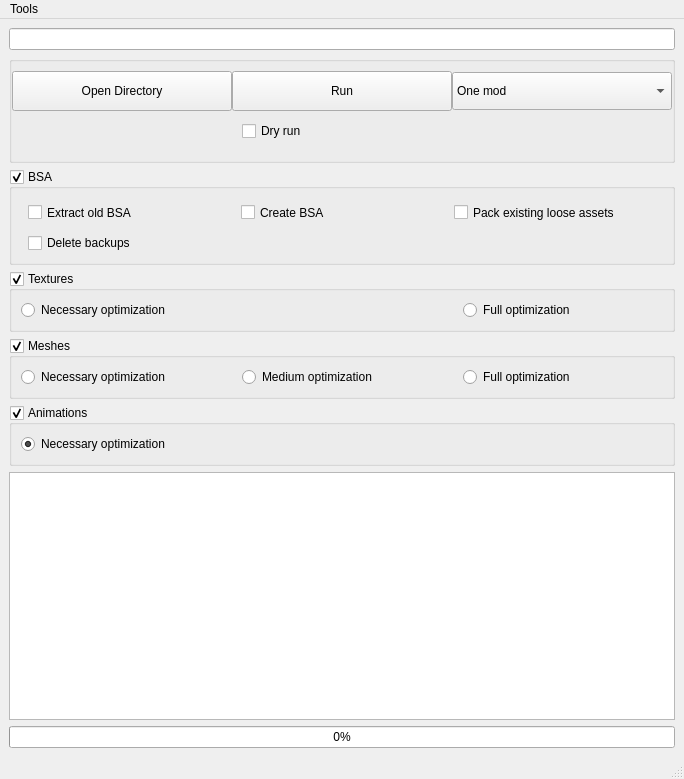
<?xml version="1.0" encoding="UTF-8"?>
<ui version="4.0">
 <class>MainWindow</class>
 <widget class="QMainWindow" name="MainWindow">
  <property name="geometry">
   <rect>
    <x>0</x>
    <y>0</y>
    <width>684</width>
    <height>779</height>
   </rect>
  </property>
  <property name="sizePolicy">
   <sizepolicy hsizetype="Expanding" vsizetype="Expanding">
    <horstretch>0</horstretch>
    <verstretch>0</verstretch>
   </sizepolicy>
  </property>
  <property name="cursor">
   <cursorShape>ArrowCursor</cursorShape>
  </property>
  <property name="windowTitle">
   <string>Cathedral Assets Optimizer 5.0</string>
  </property>
  <property name="whatsThis">
   <string>Will write which files would be affected, without actually processing them</string>
  </property>
  <widget class="QWidget" name="centralwidget">
   <layout class="QVBoxLayout" name="verticalLayout">
    <item>
     <widget class="QLineEdit" name="userPathTextEdit">
      <property name="sizePolicy">
       <sizepolicy hsizetype="Minimum" vsizetype="Fixed">
        <horstretch>0</horstretch>
        <verstretch>0</verstretch>
       </sizepolicy>
      </property>
     </widget>
    </item>
    <item>
     <widget class="QGroupBox" name="mainGroupBox">
      <property name="sizePolicy">
       <sizepolicy hsizetype="Preferred" vsizetype="Fixed">
        <horstretch>0</horstretch>
        <verstretch>0</verstretch>
       </sizepolicy>
      </property>
      <property name="maximumSize">
       <size>
        <width>16777215</width>
        <height>16777215</height>
       </size>
      </property>
      <property name="title">
       <string/>
      </property>
      <property name="flat">
       <bool>false</bool>
      </property>
      <layout class="QGridLayout" name="gridLayout_3">
       <property name="leftMargin">
        <number>0</number>
       </property>
       <property name="topMargin">
        <number>9</number>
       </property>
       <property name="rightMargin">
        <number>0</number>
       </property>
       <property name="spacing">
        <number>0</number>
       </property>
       <item row="0" column="1" alignment="Qt::AlignHCenter">
        <widget class="QPushButton" name="processButton">
         <property name="sizePolicy">
          <sizepolicy hsizetype="Fixed" vsizetype="Fixed">
           <horstretch>0</horstretch>
           <verstretch>0</verstretch>
          </sizepolicy>
         </property>
         <property name="minimumSize">
          <size>
           <width>220</width>
           <height>40</height>
          </size>
         </property>
         <property name="maximumSize">
          <size>
           <width>230</width>
           <height>16777215</height>
          </size>
         </property>
         <property name="text">
          <string>Run</string>
         </property>
        </widget>
       </item>
       <item row="0" column="2" alignment="Qt::AlignHCenter">
        <widget class="QComboBox" name="modeChooserComboBox">
         <property name="sizePolicy">
          <sizepolicy hsizetype="Fixed" vsizetype="Fixed">
           <horstretch>0</horstretch>
           <verstretch>0</verstretch>
          </sizepolicy>
         </property>
         <property name="minimumSize">
          <size>
           <width>220</width>
           <height>38</height>
          </size>
         </property>
         <property name="maximumSize">
          <size>
           <width>230</width>
           <height>16777215</height>
          </size>
         </property>
         <item>
          <property name="text">
           <string>One mod</string>
          </property>
         </item>
         <item>
          <property name="text">
           <string>Several mods (MO)</string>
          </property>
         </item>
        </widget>
       </item>
       <item row="1" column="1" alignment="Qt::AlignHCenter|Qt::AlignVCenter">
        <widget class="QCheckBox" name="dryRunCheckBox">
         <property name="sizePolicy">
          <sizepolicy hsizetype="Expanding" vsizetype="Fixed">
           <horstretch>0</horstretch>
           <verstretch>0</verstretch>
          </sizepolicy>
         </property>
         <property name="minimumSize">
          <size>
           <width>200</width>
           <height>40</height>
          </size>
         </property>
         <property name="maximumSize">
          <size>
           <width>200</width>
           <height>16777215</height>
          </size>
         </property>
         <property name="sizeIncrement">
          <size>
           <width>100</width>
           <height>0</height>
          </size>
         </property>
         <property name="baseSize">
          <size>
           <width>140</width>
           <height>40</height>
          </size>
         </property>
         <property name="cursor">
          <cursorShape>WhatsThisCursor</cursorShape>
         </property>
         <property name="toolTip">
          <string>&lt;html&gt;&lt;head/&gt;&lt;body&gt;&lt;p&gt;Will list all files that would be modified, without actually processing them.&lt;/p&gt;&lt;/body&gt;&lt;/html&gt;</string>
         </property>
         <property name="autoFillBackground">
          <bool>false</bool>
         </property>
         <property name="text">
          <string>Dry run</string>
         </property>
        </widget>
       </item>
       <item row="0" column="0" alignment="Qt::AlignHCenter">
        <widget class="QPushButton" name="userPathButton">
         <property name="sizePolicy">
          <sizepolicy hsizetype="Fixed" vsizetype="Fixed">
           <horstretch>0</horstretch>
           <verstretch>0</verstretch>
          </sizepolicy>
         </property>
         <property name="minimumSize">
          <size>
           <width>220</width>
           <height>40</height>
          </size>
         </property>
         <property name="maximumSize">
          <size>
           <width>230</width>
           <height>16777215</height>
          </size>
         </property>
         <property name="text">
          <string>Open Directory</string>
         </property>
        </widget>
       </item>
      </layout>
     </widget>
    </item>
    <item>
     <widget class="QGroupBox" name="BsaGroupBox">
      <property name="sizePolicy">
       <sizepolicy hsizetype="Expanding" vsizetype="Fixed">
        <horstretch>0</horstretch>
        <verstretch>0</verstretch>
       </sizepolicy>
      </property>
      <property name="title">
       <string>BSA</string>
      </property>
      <property name="flat">
       <bool>true</bool>
      </property>
      <property name="checkable">
       <bool>true</bool>
      </property>
      <layout class="QGridLayout" name="gridLayout">
       <item row="0" column="2">
        <widget class="QCheckBox" name="recreatetBsaCheckbox">
         <property name="sizePolicy">
          <sizepolicy hsizetype="Fixed" vsizetype="Expanding">
           <horstretch>0</horstretch>
           <verstretch>0</verstretch>
          </sizepolicy>
         </property>
         <property name="minimumSize">
          <size>
           <width>200</width>
           <height>29</height>
          </size>
         </property>
         <property name="cursor">
          <cursorShape>WhatsThisCursor</cursorShape>
         </property>
         <property name="toolTip">
          <string>&lt;html&gt;&lt;head/&gt;&lt;body&gt;&lt;p&gt;&lt;span style=&quot; font-family:'Courier New';&quot;&gt;Creates a new BSA after processing the previously extracted assets. &lt;/span&gt;&lt;span style=&quot; font-weight:600;&quot;&gt;Warning&lt;/span&gt;. If you enable this option, the process will be considerably slowed down.&lt;/p&gt;&lt;/body&gt;&lt;/html&gt;</string>
         </property>
         <property name="text">
          <string>Create BSA</string>
         </property>
        </widget>
       </item>
       <item row="0" column="1">
        <widget class="QCheckBox" name="extractBsaCheckbox">
         <property name="sizePolicy">
          <sizepolicy hsizetype="Fixed" vsizetype="Expanding">
           <horstretch>0</horstretch>
           <verstretch>0</verstretch>
          </sizepolicy>
         </property>
         <property name="minimumSize">
          <size>
           <width>200</width>
           <height>29</height>
          </size>
         </property>
         <property name="cursor">
          <cursorShape>WhatsThisCursor</cursorShape>
         </property>
         <property name="toolTip">
          <string>&lt;html&gt;&lt;head/&gt;&lt;body&gt;&lt;p&gt;Extracts any BSAs present in the mod folder. &lt;span style=&quot; font-weight:600;&quot;&gt;Warning&lt;/span&gt;. If you enable this option, the process will be considerably slowed down.&lt;/p&gt;&lt;/body&gt;&lt;/html&gt;</string>
         </property>
         <property name="text">
          <string>Extract old BSA</string>
         </property>
        </widget>
       </item>
       <item row="0" column="3">
        <widget class="QCheckBox" name="packExistingAssetsCheckbox">
         <property name="sizePolicy">
          <sizepolicy hsizetype="Fixed" vsizetype="Expanding">
           <horstretch>0</horstretch>
           <verstretch>0</verstretch>
          </sizepolicy>
         </property>
         <property name="minimumSize">
          <size>
           <width>200</width>
           <height>29</height>
          </size>
         </property>
         <property name="cursor">
          <cursorShape>WhatsThisCursor</cursorShape>
         </property>
         <property name="toolTip">
          <string>&lt;html&gt;&lt;head/&gt;&lt;body&gt;&lt;p&gt;By default, loose assets aren't packed. This option put them into BSA.&lt;/p&gt;&lt;/body&gt;&lt;/html&gt;</string>
         </property>
         <property name="text">
          <string>Pack existing loose assets</string>
         </property>
        </widget>
       </item>
       <item row="1" column="1">
        <widget class="QCheckBox" name="bsaDeleteBackupsCheckbox">
         <property name="cursor">
          <cursorShape>WhatsThisCursor</cursorShape>
         </property>
         <property name="toolTip">
          <string>&lt;html&gt;&lt;head/&gt;&lt;body&gt;&lt;p&gt;By default, a backup of existing bsa is created. Enabling this option will disable those backups.&lt;/p&gt;&lt;/body&gt;&lt;/html&gt;</string>
         </property>
         <property name="text">
          <string>Delete backups </string>
         </property>
        </widget>
       </item>
      </layout>
     </widget>
    </item>
    <item>
     <widget class="QGroupBox" name="texturesGroupBox">
      <property name="sizePolicy">
       <sizepolicy hsizetype="Expanding" vsizetype="Fixed">
        <horstretch>0</horstretch>
        <verstretch>0</verstretch>
       </sizepolicy>
      </property>
      <property name="title">
       <string>Textures</string>
      </property>
      <property name="flat">
       <bool>true</bool>
      </property>
      <property name="checkable">
       <bool>true</bool>
      </property>
      <layout class="QHBoxLayout" name="horizontalLayout_2">
       <item alignment="Qt::AlignLeft">
        <widget class="QRadioButton" name="TexturesNecessaryOptimizationRadioButton">
         <property name="sizePolicy">
          <sizepolicy hsizetype="Fixed" vsizetype="Fixed">
           <horstretch>0</horstretch>
           <verstretch>0</verstretch>
          </sizepolicy>
         </property>
         <property name="minimumSize">
          <size>
           <width>200</width>
           <height>0</height>
          </size>
         </property>
         <property name="cursor">
          <cursorShape>WhatsThisCursor</cursorShape>
         </property>
         <property name="toolTip">
          <string>&lt;html&gt;&lt;head/&gt;&lt;body&gt;&lt;p&gt;Converts any TGA files into DDS, as SSE cannot read these. Attempts to convert and fix any textures that would crash the game, as some older formats are incompatible with SSE.&lt;/p&gt;&lt;p&gt;&lt;br/&gt;&lt;/p&gt;&lt;/body&gt;&lt;/html&gt;</string>
         </property>
         <property name="text">
          <string>Necessary optimization</string>
         </property>
        </widget>
       </item>
       <item alignment="Qt::AlignRight">
        <widget class="QRadioButton" name="TexturesFullOptimizationRadioButton">
         <property name="sizePolicy">
          <sizepolicy hsizetype="Fixed" vsizetype="Fixed">
           <horstretch>0</horstretch>
           <verstretch>0</verstretch>
          </sizepolicy>
         </property>
         <property name="minimumSize">
          <size>
           <width>200</width>
           <height>0</height>
          </size>
         </property>
         <property name="cursor">
          <cursorShape>WhatsThisCursor</cursorShape>
         </property>
         <property name="toolTip">
          <string>&lt;html&gt;&lt;head/&gt;&lt;body&gt;&lt;p&gt;BC7 is the most efficient compression SSE supports, reducing VRAM usage without observable quality loss. Will also convert uncompressed textures to BC7.&lt;/p&gt;&lt;/body&gt;&lt;/html&gt;</string>
         </property>
         <property name="text">
          <string>Full optimization</string>
         </property>
        </widget>
       </item>
      </layout>
     </widget>
    </item>
    <item>
     <widget class="QGroupBox" name="meshesGroupBox">
      <property name="sizePolicy">
       <sizepolicy hsizetype="Expanding" vsizetype="Fixed">
        <horstretch>0</horstretch>
        <verstretch>0</verstretch>
       </sizepolicy>
      </property>
      <property name="title">
       <string>Meshes</string>
      </property>
      <property name="flat">
       <bool>true</bool>
      </property>
      <property name="checkable">
       <bool>true</bool>
      </property>
      <layout class="QHBoxLayout" name="horizontalLayout_3">
       <item alignment="Qt::AlignLeft">
        <widget class="QRadioButton" name="MeshesNecessaryOptimizationRadioButton">
         <property name="sizePolicy">
          <sizepolicy hsizetype="Fixed" vsizetype="Fixed">
           <horstretch>0</horstretch>
           <verstretch>0</verstretch>
          </sizepolicy>
         </property>
         <property name="minimumSize">
          <size>
           <width>200</width>
           <height>0</height>
          </size>
         </property>
         <property name="cursor">
          <cursorShape>WhatsThisCursor</cursorShape>
         </property>
         <property name="toolTip">
          <string>&lt;html&gt;&lt;head/&gt;&lt;body&gt;&lt;p&gt;Attempts to repair meshes which are guaranteed to crash the game. Headparts are included.&lt;/p&gt;&lt;/body&gt;&lt;/html&gt;</string>
         </property>
         <property name="text">
          <string>Necessary optimization</string>
         </property>
        </widget>
       </item>
       <item alignment="Qt::AlignHCenter">
        <widget class="QRadioButton" name="MeshesMediumOptimizationRadioButton">
         <property name="sizePolicy">
          <sizepolicy hsizetype="Fixed" vsizetype="Fixed">
           <horstretch>0</horstretch>
           <verstretch>0</verstretch>
          </sizepolicy>
         </property>
         <property name="minimumSize">
          <size>
           <width>200</width>
           <height>0</height>
          </size>
         </property>
         <property name="cursor">
          <cursorShape>WhatsThisCursor</cursorShape>
         </property>
         <property name="toolTip">
          <string>&lt;html&gt;&lt;head/&gt;&lt;body&gt;&lt;p&gt;Perform necessary optimization, and also lightly optimizes typically non-crashing meshes. This may fix some visual issues, but may also lower quality. &lt;/p&gt;&lt;/body&gt;&lt;/html&gt;</string>
         </property>
         <property name="text">
          <string>Medium optimization</string>
         </property>
        </widget>
       </item>
       <item alignment="Qt::AlignRight">
        <widget class="QRadioButton" name="MeshesFullOptimizationRadioButton">
         <property name="sizePolicy">
          <sizepolicy hsizetype="Fixed" vsizetype="Fixed">
           <horstretch>0</horstretch>
           <verstretch>0</verstretch>
          </sizepolicy>
         </property>
         <property name="minimumSize">
          <size>
           <width>200</width>
           <height>0</height>
          </size>
         </property>
         <property name="cursor">
          <cursorShape>WhatsThisCursor</cursorShape>
         </property>
         <property name="toolTip">
          <string>&lt;html&gt;&lt;head/&gt;&lt;body&gt;&lt;p&gt;Fully optimize all meshes. Only apply if standard mesh optimization ignored necessary files. May lower visual quality.&lt;/p&gt;&lt;/body&gt;&lt;/html&gt;</string>
         </property>
         <property name="text">
          <string>Full optimization</string>
         </property>
        </widget>
       </item>
      </layout>
     </widget>
    </item>
    <item>
     <widget class="QGroupBox" name="animationsGroupBox">
      <property name="enabled">
       <bool>true</bool>
      </property>
      <property name="sizePolicy">
       <sizepolicy hsizetype="Expanding" vsizetype="Fixed">
        <horstretch>0</horstretch>
        <verstretch>0</verstretch>
       </sizepolicy>
      </property>
      <property name="title">
       <string>Animations</string>
      </property>
      <property name="flat">
       <bool>true</bool>
      </property>
      <property name="checkable">
       <bool>true</bool>
      </property>
      <layout class="QHBoxLayout" name="horizontalLayout_4">
       <item>
        <widget class="QRadioButton" name="animationOptimizationRadioButton">
         <property name="sizePolicy">
          <sizepolicy hsizetype="Expanding" vsizetype="Expanding">
           <horstretch>0</horstretch>
           <verstretch>0</verstretch>
          </sizepolicy>
         </property>
         <property name="minimumSize">
          <size>
           <width>200</width>
           <height>0</height>
          </size>
         </property>
         <property name="cursor">
          <cursorShape>WhatsThisCursor</cursorShape>
         </property>
         <property name="focusPolicy">
          <enum>Qt::NoFocus</enum>
         </property>
         <property name="toolTip">
          <string>&lt;html&gt;&lt;head/&gt;&lt;body&gt;&lt;p&gt;Converts animations to SSE format. If an animation is already compatible, no change will be made.&lt;/p&gt;&lt;/body&gt;&lt;/html&gt;</string>
         </property>
         <property name="text">
          <string>Necessary optimization</string>
         </property>
         <property name="checkable">
          <bool>true</bool>
         </property>
         <property name="checked">
          <bool>true</bool>
         </property>
        </widget>
       </item>
      </layout>
     </widget>
    </item>
    <item>
     <widget class="QPlainTextEdit" name="plainTextEdit"/>
    </item>
    <item>
     <widget class="QProgressBar" name="progressBar">
      <property name="value">
       <number>0</number>
      </property>
     </widget>
    </item>
   </layout>
  </widget>
  <widget class="QStatusBar" name="statusbar"/>
  <widget class="QMenuBar" name="menuBar">
   <property name="geometry">
    <rect>
     <x>0</x>
     <y>0</y>
     <width>684</width>
     <height>20</height>
    </rect>
   </property>
   <widget class="QMenu" name="menuTools">
    <property name="title">
     <string>Tools</string>
    </property>
    <widget class="QMenu" name="menuLog_verbosity">
     <property name="title">
      <string>Log verbosity</string>
     </property>
     <addaction name="actionLogVerbosityTrace"/>
     <addaction name="actionLogVerbosityNote"/>
     <addaction name="actionLogVerbosityInfo"/>
    </widget>
    <addaction name="menuLog_verbosity"/>
    <addaction name="actionChangeTheme"/>
   </widget>
   <addaction name="menuTools"/>
  </widget>
  <action name="actionChangeTheme">
   <property name="text">
    <string>Select theme</string>
   </property>
  </action>
  <action name="actionLogVerbosityTrace">
   <property name="checkable">
    <bool>true</bool>
   </property>
   <property name="text">
    <string>Max</string>
   </property>
   <property name="toolTip">
    <string>Maximal</string>
   </property>
   <property name="statusTip">
    <string>Use it only if you want to report a bug</string>
   </property>
   <property name="whatsThis">
    <string/>
   </property>
  </action>
  <action name="actionLogVerbosityNote">
   <property name="checkable">
    <bool>true</bool>
   </property>
   <property name="text">
    <string>Medium</string>
   </property>
   <property name="statusTip">
    <string>Normal log</string>
   </property>
   <property name="whatsThis">
    <string/>
   </property>
  </action>
  <action name="actionLogVerbosityInfo">
   <property name="checkable">
    <bool>true</bool>
   </property>
   <property name="text">
    <string>Low</string>
   </property>
   <property name="statusTip">
    <string>Will show nearly no information</string>
   </property>
  </action>
 </widget>
 <resources/>
 <connections/>
</ui>
